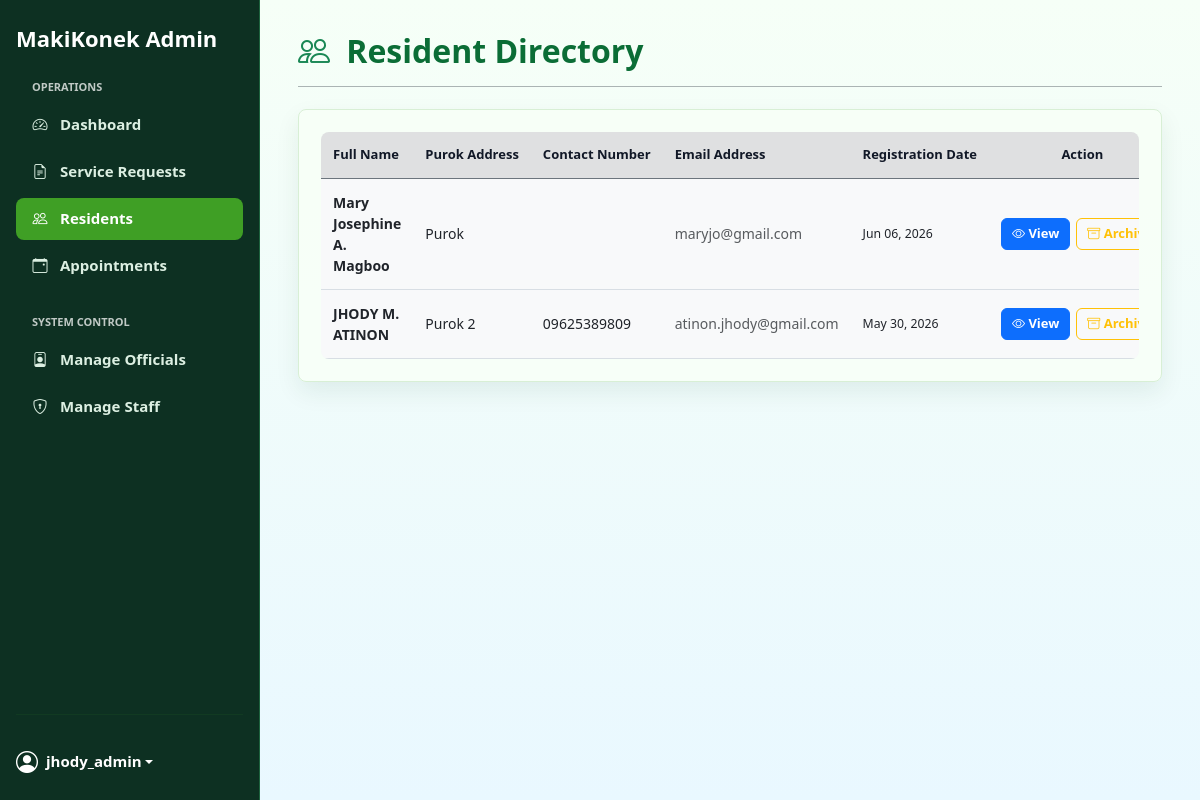
Page /Web_App/admin/manage_residents.php (signed in) on the committed database.
### tables this page shows
CREATE TABLE `user_profiles` (
  `profile_id` int(11) NOT NULL,
  `user_id` int(11) NOT NULL,
  `first_name` varchar(100) NOT NULL,
  `last_name` varchar(100) NOT NULL,
  `middle_name` varchar(100) DEFAULT NULL,
  `suffix` varchar(20) DEFAULT NULL,
  `avatar_path` varchar(255) DEFAULT NULL,
  `sex` varchar(20) DEFAULT NULL,
  `civil_status` varchar(50) DEFAULT NULL,
  `birth_date` date DEFAULT NULL,
  `birth_place` varchar(150) DEFAULT NULL,
  `religion` varchar(100) DEFAULT NULL,
  `nationality` varchar(100) DEFAULT NULL,
  `mobile_number` varchar(20) DEFAULT NULL,
  `house_no` varchar(50) DEFAULT NULL,
  `street` varchar(100) DEFAULT NULL,
  `purok_no` varchar(50) DEFAULT NULL,
  `subdivision` varchar(100) DEFAULT NULL,
  `years_residency` int(11) DEFAULT NULL,
  `employed_status` varchar(50) DEFAULT NULL,
  `date_registration` date DEFAULT NULL,
  `updated_at` timestamp NOT NULL DEFAULT current_timestamp() ON UPDATE current_timestamp()
);

CREATE TABLE `users` (
  `user_id` int(11) NOT NULL,
  `username` varchar(50) NOT NULL,
  `email` varchar(100) NOT NULL,
  `password` varchar(255) NOT NULL,
  `role` varchar(20) DEFAULT 'Residente',
  `created_at` timestamp NOT NULL DEFAULT current_timestamp()
);

### Web_App/admin/manage_residents.php (the view, shortened to what this page needs)
<?php
require_once __DIR__ . '/../includes/db_connect.php';
$query = "
    SELECT u.user_id, u.email, u.created_at, p.* FROM users u
    INNER JOIN user_profiles p ON u.user_id = p.user_id
    WHERE u.role = 'Residente'
    ORDER BY u.created_at DESC
";
$result = mysqli_query($conn, $query);
?>
<!DOCTYPE html>
<html lang="en" data-bs-theme="light">
<head>
    <link href="https://cdn.jsdelivr.net/npm/bootstrap@5.3.0/dist/css/bootstrap.min.css" rel="stylesheet">
    <link rel="stylesheet" href="https://cdn.jsdelivr.net/npm/bootstrap-icons@1.10.5/font/bootstrap-icons.css">
    <link rel="stylesheet" href="../assets/css/admin.css?v=20260608a">
</head>
<body>
    <?php include __DIR__ . '/partials/admin_sidebar.php'; ?>
    <main class="main-content">
        <div class="d-flex justify-content-between align-items-center mb-4 pb-2 border-bottom border-secondary">
            <h2 class="fw-bold page-title"><i class="bi bi-people text-success me-2"></i> Resident Directory</h2>
        </div>
        <div class="custom-card p-4 shadow-sm">
            <div class="table-responsive">
                <table class="table table-light table-hover align-middle border-secondary">
                    <thead class="table-active">
                        <tr>
                            <th>Full Name</th>
                            <th>Purok Address</th>
                            <th>Contact Number</th>
                            <th>Email Address</th>
                            <th>Registration Date</th>
                            <th class="text-center">Action</th>
                        </tr>
                    </thead>
                    <tbody>
                        <?php if (mysqli_num_rows($result) > 0): ?>
                            <?php while ($row = mysqli_fetch_assoc($result)):
                                $full_name = $row['first_name'] . ' ' . (!empty($row['middle_name']) ? substr($row['middle_name'], 0, 1) . '. ' : '') . $row['last_name'] . (!empty($row['suffix']) ? ' ' . $row['suffix'] : '');
                                $avatar = !empty($row['avatar_path']) ? '../' . $row['avatar_path'] : '../assets/img/avatar-placeholder.png';
                            ?>
                                <tr>
                                    <td class="fw-bold"><?php echo htmlspecialchars($full_name); ?></td>
                                    <td>Purok <?php echo htmlspecialchars($row['purok_no']); ?></td>
                                    <td><?php echo htmlspecialchars($row['mobile_number']); ?></td>
                                    <td class="text-muted"><?php echo htmlspecialchars($row['email']); ?></td>
                                    <td class="small"><?php echo date("M d, Y", strtotime($row['created_at'])); ?></td>
                                    <td class="text-center">
                                        <div class="table-actions">
                                            <button class="btn btn-sm btn-primary view-profile-trigger"
                                                title="View Full Profile"
                                                data-name="<?php echo htmlspecialchars($full_name); ?>"
                                                data-avatar="<?php echo htmlspecialchars($avatar); ?>"
                                                data-email="<?php echo htmlspecialchars($row['email']); ?>"
                                                data-mobile="<?php echo htmlspecialchars($row['mobile_number']); ?>"
                                                data-sex="<?php echo htmlspecialchars($row['sex'] ?? 'N/A'); ?>"
                                                data-civil="<?php echo htmlspecialchars($row['civil_status'] ?? 'N/A'); ?>"
                                                data-birthdate="<?php echo htmlspecialchars(!empty($row['birth_date']) ? date('M d, Y', strtotime($row['birth_date'])) : 'N/A'); ?>"
                                                data-birthplace="<?php echo htmlspecialchars($row['birth_place'] ?? 'N/A'); ?>"
                                                data-religion="<?php echo htmlspecialchars($row['religion'] ?? 'N/A'); ?>"
                                                data-nationality="<?php echo htmlspecialchars($row['nationality'] ?? 'N/A'); ?>"
                                                data-address="<?php echo htmlspecialchars("House " . ($row['house_no'] ?? '') . ", " . ($row['street'] ?? '') . ", Purok " . $row['purok_no'] . " " . ($row['subdivision'] ?? '')); ?>"
                                                data-nationalid="<?php echo htmlspecialchars($row['national_id'] ?? 'N/A'); ?>"
                                                data-philhealth="<?php echo htmlspecialchars($row['philhealth_no'] ?? 'N/A'); ?>"
                                                data-voters="<?php echo htmlspecialchars($row['voters_id'] ?? 'N/A'); ?>"
                                                data-sss="<?php echo htmlspecialchars($row['sss_no'] ?? 'N/A'); ?>"
                                                data-tin="<?php echo htmlspecialchars($row['tin_no'] ?? 'N/A'); ?>"
                                                data-years="<?php echo htmlspecialchars($row['years_residency'] ?? 'N/A'); ?>"
                                                data-employed="<?php echo htmlspecialchars($row['employed_status'] ?? 'N/A'); ?>"
                                                data-pagibig="<?php echo htmlspecialchars($row['pagibig_no'] ?? 'N/A'); ?>"
                                                data-ename="<?php echo htmlspecialchars($row['emergency_name'] ?? 'N/A'); ?>"
                                                data-erel="<?php echo htmlspecialchars($row['emergency_relationship'] ?? 'N/A'); ?>"
                                                data-ephone="<?php echo htmlspecialchars($row['emergency_contact'] ?? 'N/A'); ?>"
                                                data-eaddress="<?php echo htmlspecialchars($row['emergency_address'] ?? 'N/A'); ?>">
                                                <i class="bi bi-eye"></i> View
                                            </button>
                                            <form action="manage_residents.php" method="POST" class="d-inline" onsubmit="return confirm('Are you sure you want to archive <?php echo htmlspecialchars($full_name); ?>? This will move their data to the inactive archives.');">
                                                <button type="submit" name="archive_user" class="btn btn-sm btn-outline-warning" title="Archive Resident">
                                                    <i class="bi bi-archive"></i> Archive
                                                </button>
                                            </form>
                                        </div>
                                    </td>
                                </tr>
                            <?php endwhile; ?>
                        <?php else: ?>
                            <tr>
                                <td colspan="6" class="text-center text-muted py-4">No residents registered yet.</td>
                            </tr>
                        <?php endif; ?>
                    </tbody>
                </table>
            </div>
        </div>
    </main>
</body>
</html>

### Web_App/assets/css/admin.css (style rules this page uses)
body { min-width: 0; background: linear-gradient(180deg, #f7fff6 0%, #eefbff 100%); color: #20242a; font-family: "Aptos", "Segoe UI", system-ui, sans-serif; font-size: 15px; }
.main-content { width: calc(100% - 260px); max-width: 1720px; min-height: 100vh; margin-left: 260px !important; padding: 32px 38px !important; }
.page-title, .main-content h1, .main-content h2 { color: #0b6d36; letter-spacing: 0; }
.main-content > .d-flex.border-bottom, .main-content > .border-bottom { align-items: center !important; margin-bottom: 22px !important; border-color: rgba(32, 42, 52, 0.35) !important; }
.custom-card, .stat-card, .card { border: 1px solid #d8efd5 !important; border-radius: 8px !important; background: rgba(248, 255, 248, 0.92) !important; box-shadow: 0 10px 24px rgba(14, 64, 44, 0.08) !important; }
.custom-card { padding: 22px !important; }
.table-responsive { border-radius: 8px; }
.table { margin-bottom: 0; border-color: #d6dce2; font-size: 14px; vertical-align: middle; }
.table thead, .table thead.table-active, .table .table-active { --bs-table-bg: #e4e7ea; background: #e4e7ea !important; }
.table th { padding: 13px 12px; color: #111827; font-size: 13px; font-weight: 800; white-space: nowrap; }
.table td { padding: 13px 12px; color: #20242a; }
.table tbody tr { border-color: #d8dee4; }
.btn { border-radius: 6px; font-weight: 700; }
.btn-sm { min-height: 32px; padding: 4px 10px; font-size: 13px; }
.action-group, .table-actions { display: inline-flex; align-items: center; justify-content: center; gap: 6px; white-space: nowrap; }

### Web_App/admin/manage_residents.php (style rules this page uses)
body { background: linear-gradient(180deg, #f6fff7 0%, #e9f8ff 100%); }
.main-content { margin-left: 280px; min-height: 100vh; padding: 2rem; }
.custom-card { background-color: #f4fff5; border: 1px solid #d8efd5; border-radius: 16px; }
.page-title { color: #0b6d36; }
.table thead { background-color: #e6f6e7; }

### rows in the picture
user_profiles: full_name "Mary Josephine A. Magboo", user.email "maryjo@gmail.com", user.created_at "Jun 06, 2026"
user_profiles: full_name "JHODY M. ATINON", purok_no "2", mobile_number "09625389809", user.email "atinon.jhody@gmail.com", user.created_at "May 30, 2026"

### other values in the picture
$admin_username "jhody_admin"
